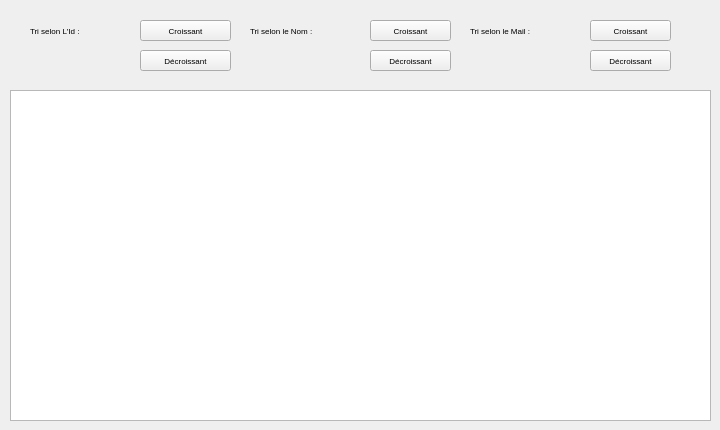
     <widget class="QWidget" name="tab_6">
      <attribute name="title">
       <string>Afficher Constructeur</string>
      </attribute>
      <widget class="QTableView" name="tab_constructeur">
       <property name="geometry">
        <rect>
         <x>10</x>
         <y>90</y>
         <width>701</width>
         <height>331</height>
        </rect>
       </property>
       <property name="styleSheet">
        <string notr="true"/>
       </property>
      </widget>
      <widget class="QPushButton" name="pushButton_tri_id_const">
       <property name="geometry">
        <rect>
         <x>140</x>
         <y>20</y>
         <width>91</width>
         <height>21</height>
        </rect>
       </property>
       <property name="font">
        <font>
         <family>MS Shell Dlg 2</family>
         <pointsize>6</pointsize>
         <weight>9</weight>
         <italic>false</italic>
         <bold>false</bold>
        </font>
       </property>
       <property name="text">
        <string>Croissant</string>
       </property>
      </widget>
      <widget class="QPushButton" name="pushButton_tri_nom_const">
       <property name="geometry">
        <rect>
         <x>370</x>
         <y>20</y>
         <width>81</width>
         <height>21</height>
        </rect>
       </property>
       <property name="font">
        <font>
         <family>MS Shell Dlg 2</family>
         <pointsize>6</pointsize>
         <weight>9</weight>
         <italic>false</italic>
         <bold>false</bold>
        </font>
       </property>
       <property name="text">
        <string>Croissant</string>
       </property>
      </widget>
      <widget class="QPushButton" name="pushButton_tri_mail_const">
       <property name="geometry">
        <rect>
         <x>590</x>
         <y>20</y>
         <width>81</width>
         <height>21</height>
        </rect>
       </property>
       <property name="font">
        <font>
         <family>MS Shell Dlg 2</family>
         <pointsize>6</pointsize>
         <weight>9</weight>
         <italic>false</italic>
         <bold>false</bold>
        </font>
       </property>
       <property name="text">
        <string>Croissant</string>
       </property>
      </widget>
      <widget class="QPushButton" name="pushButton_tri_id_const_desc">
       <property name="geometry">
        <rect>
         <x>140</x>
         <y>50</y>
         <width>91</width>
         <height>21</height>
        </rect>
       </property>
       <property name="font">
        <font>
         <family>MS Shell Dlg 2</family>
         <pointsize>6</pointsize>
         <weight>9</weight>
         <italic>false</italic>
         <bold>false</bold>
        </font>
       </property>
       <property name="text">
        <string>Décroissant</string>
       </property>
      </widget>
      <widget class="QPushButton" name="pushButton_tri_nom_const_desc">
       <property name="geometry">
        <rect>
         <x>370</x>
         <y>50</y>
         <width>81</width>
         <height>21</height>
        </rect>
       </property>
       <property name="font">
        <font>
         <family>MS Shell Dlg 2</family>
         <pointsize>6</pointsize>
         <weight>9</weight>
         <italic>false</italic>
         <bold>false</bold>
        </font>
       </property>
       <property name="text">
        <string>Décroissant</string>
       </property>
      </widget>
      <widget class="QPushButton" name="pushButton_tri_mail_const_desc">
       <property name="geometry">
        <rect>
         <x>590</x>
         <y>50</y>
         <width>81</width>
         <height>21</height>
        </rect>
       </property>
       <property name="font">
        <font>
         <family>MS Shell Dlg 2</family>
         <pointsize>6</pointsize>
         <weight>9</weight>
         <italic>false</italic>
         <bold>false</bold>
        </font>
       </property>
       <property name="text">
        <string>Décroissant</string>
       </property>
      </widget>
      <widget class="QLabel" name="label_32">
       <property name="geometry">
        <rect>
         <x>30</x>
         <y>20</y>
         <width>111</width>
         <height>21</height>
        </rect>
       </property>
       <property name="font">
        <font>
         <family>MS Shell Dlg 2</family>
         <pointsize>6</pointsize>
         <weight>9</weight>
         <italic>false</italic>
         <bold>false</bold>
        </font>
       </property>
       <property name="styleSheet">
        <string notr="true">background:none;</string>
       </property>
       <property name="text">
        <string>Tri selon L'Id :</string>
       </property>
      </widget>
      <widget class="QLabel" name="label_33">
       <property name="geometry">
        <rect>
         <x>250</x>
         <y>20</y>
         <width>121</width>
         <height>21</height>
        </rect>
       </property>
       <property name="font">
        <font>
         <family>MS Shell Dlg 2</family>
         <pointsize>6</pointsize>
         <weight>9</weight>
         <italic>false</italic>
         <bold>false</bold>
        </font>
       </property>
       <property name="styleSheet">
        <string notr="true">background:none;</string>
       </property>
       <property name="text">
        <string>Tri selon le Nom :</string>
       </property>
      </widget>
      <widget class="QLabel" name="label_34">
       <property name="geometry">
        <rect>
         <x>470</x>
         <y>20</y>
         <width>121</width>
         <height>21</height>
        </rect>
       </property>
       <property name="font">
        <font>
         <family>MS Shell Dlg 2</family>
         <pointsize>6</pointsize>
         <weight>9</weight>
         <italic>false</italic>
         <bold>false</bold>
        </font>
       </property>
       <property name="styleSheet">
        <string notr="true">background:none;</string>
       </property>
       <property name="text">
        <string>Tri selon le Mail :</string>
       </property>
      </widget>
     </widget>
